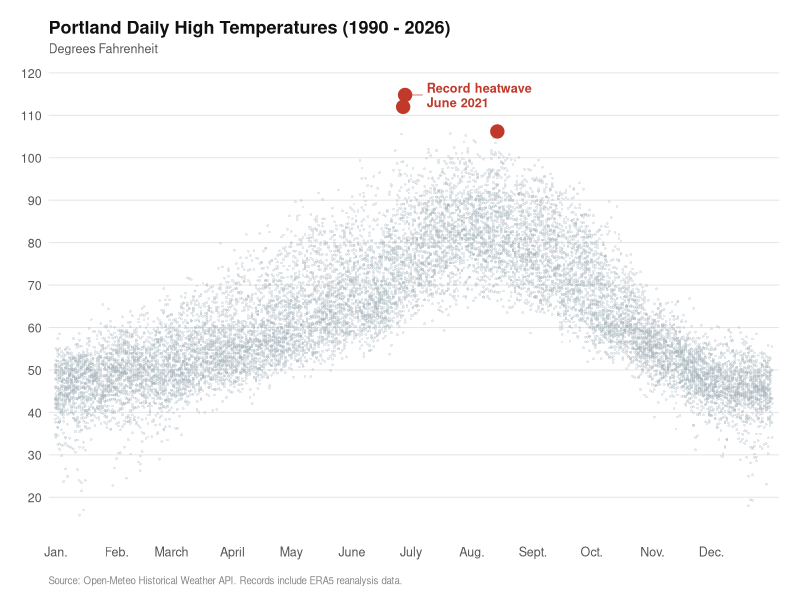

Here is the R script that generated this plot:
## ---- chunk 1
library(ggplot2)
library(lubridate)
library(readr)

# Load the historical weather dataset
weather_data <- read_csv("portland_daily_highs.csv")

# 1. Data Preparation
# Convert Date to a proper Date object
weather_data$Date <- as.Date(weather_data$Date)

# Create a numeric day_of_year column (1-365) using lubridate::yday()
weather_data$day_of_year <- yday(weather_data$Date)

# 2. Identify the Top 3 Highest Temperature Records
# Sorting descending by Fahrenheit and picking the top 3 rows
top_3_records <- weather_data[order(-weather_data$Max_Temp_F), ][1:3, ]
## ---- chunk 2
# Define month starts in day-of-year for a standard year (non-leap year)
month_breaks <- c(1, 32, 60, 91, 121, 152, 182, 213, 244, 274, 305, 335)
month_labels <- c("Jan.", "Feb.", "March", "April", "May", "June", "July", "Aug.", "Sept.", "Oct.", "Nov.", "Dec.")

# Create the NYT-style seasonal scatter plot
ggplot(weather_data, aes(x = day_of_year, y = Max_Temp_F)) +
  # Plot all historical highs as a slate-gray "climate cloud"
  geom_point(color = "#a2b1b9", alpha = 0.28, size = 1.0, stroke = 0) +
  
  # Highlight the top 3 highest temperature records as larger, vivid red dots
  geom_point(data = top_3_records, aes(x = day_of_year, y = Max_Temp_F), 
             color = "#c0392b", size = 3.8, stroke = 0.8) +
  
  # Draw a subtle indicator line connecting the annotation to the heatwave dots
  annotate("segment",
           x = 179 + 2, xend = 179 + 9,
           y = 114.8, yend = 114.8,
           color = "#c0392b",
           linewidth = 0.3,
           alpha = 0.8) +
  
  # Add the text annotation pointing to the record heatwave
  annotate("text", 
           x = 179 + 11, 
           y = 114.8, 
           label = "Record heatwave\nJune 2021", 
           hjust = 0, 
           vjust = 0.5, 
           color = "#c0392b", 
           size = 3.2, 
           fontface = "bold",
           lineheight = 0.95) +
  
  # Adjust axes
  scale_x_continuous(
    breaks = month_breaks, 
    labels = month_labels, 
    expand = c(0.01, 0.01)
  ) +
  scale_y_continuous(
    breaks = seq(20, 120, by = 10), 
    limits = c(10, 120),
    expand = c(0, 0)
  ) +
  
  # Title, subtitle, and caption styling
  labs(
    title = "Portland Daily High Temperatures (1990 - 2026)",
    subtitle = "Degrees Fahrenheit",
    caption = "Source: Open-Meteo Historical Weather API. Records include ERA5 reanalysis data."
  ) +
  
  # Minimalist design matching specifications
  theme_minimal() +
  theme(
    # Remove vertical grid lines entirely
    panel.grid.major.x = element_blank(),
    panel.grid.minor.x = element_blank(),
    
    # Remove minor horizontal lines, keep light major horizontal lines
    panel.grid.minor.y = element_blank(),
    panel.grid.major.y = element_line(color = "#e5e5e5", linewidth = 0.35),
    
    # Remove axis titles for clean NYT look
    axis.title.x = element_blank(),
    axis.title.y = element_blank(),
    
    # Text styling
    axis.text = element_text(color = "#555555", size = 9),
    plot.title = element_text(face = "bold", size = 13, color = "#111111", margin = margin(b = 4)),
    plot.subtitle = element_text(size = 9, color = "#555555", margin = margin(b = 12)),
    plot.caption = element_text(size = 7, color = "#888888", hjust = 0, margin = margin(t = 12)),
    
    # Clean margins
    plot.margin = margin(t = 15, r = 15, b = 10, l = 15)
  )
